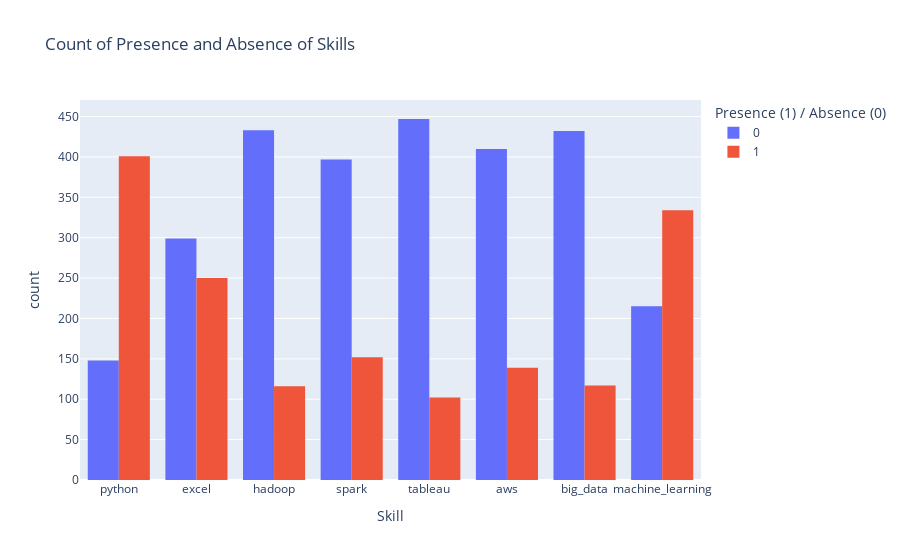

The notebook cell saved with this chart:
### Markdown cell above
This chart presents the distribution of minimum salaries across the top three industries in our dataset. It is to highlight the baseline salaries that potential employees might expect when starting in a particular sector. The width of each violin at different salary levels shows how many jobs within that industry offer that salary. We can denote that the thick bar in the middle is the range where the middle 50 % of salaries fall into.

### Code cell
data = df[['python', 'excel', 'hadoop', 'spark', 
             'tableau', 'aws', 'big_data', 'machine_learning']]
data_melted = data.melt(var_name='Skill', value_name='Presence')

fig = px.histogram(data_melted, x='Skill', color='Presence', barmode='group',
                   title='Count of Presence and Absence of Skills',
                   labels={'Presence': 'Presence (1) / Absence (0)', 'count': 'Count'})
fig.show()

### Figure 1 — Plotly figure (JSON) as saved in the notebook; plotly's stock layout.template omitted (floating-point values rounded to 4 significant figures; data arrays with more than 128 entries replaced by an {"elided": "..."} marker saying what was removed)
{"data": [{"alignmentgroup": "True", "bingroup": "x", "hovertemplate": "Presence (1) / Absence (0)=0<br>Skill=%{x}<br>count=%{y}<extra></extra>", "legendgroup": "0", "marker": {"color": "#636efa", "pattern": {"shape": ""}}, "name": "0", "offsetgroup": "0", "orientation": "v", "showlegend": true, "type": "histogram", "x": {"elided": "2781 str values"}, "xaxis": "x", "yaxis": "y"}, {"alignmentgroup": "True", "bingroup": "x", "hovertemplate": "Presence (1) / Absence (0)=1<br>Skill=%{x}<br>count=%{y}<extra></extra>", "legendgroup": "1", "marker": {"color": "#EF553B", "pattern": {"shape": ""}}, "name": "1", "offsetgroup": "1", "orientation": "v", "showlegend": true, "type": "histogram", "x": {"elided": "1611 str values"}, "xaxis": "x", "yaxis": "y"}], "layout": {"autosize": true, "barmode": "group", "legend": {"title": {"text": "Presence (1) / Absence (0)"}, "tracegroupgap": 0}, "title": {"text": "Count of Presence and Absence of Skills"}, "xaxis": {"anchor": "y", "autorange": true, "domain": [0, 1], "range": [-0.5, 7.5], "title": {"text": "Skill"}, "type": "category"}, "yaxis": {"anchor": "x", "autorange": true, "domain": [0, 1], "range": [0, 470.5], "title": {"text": "count"}}}}
